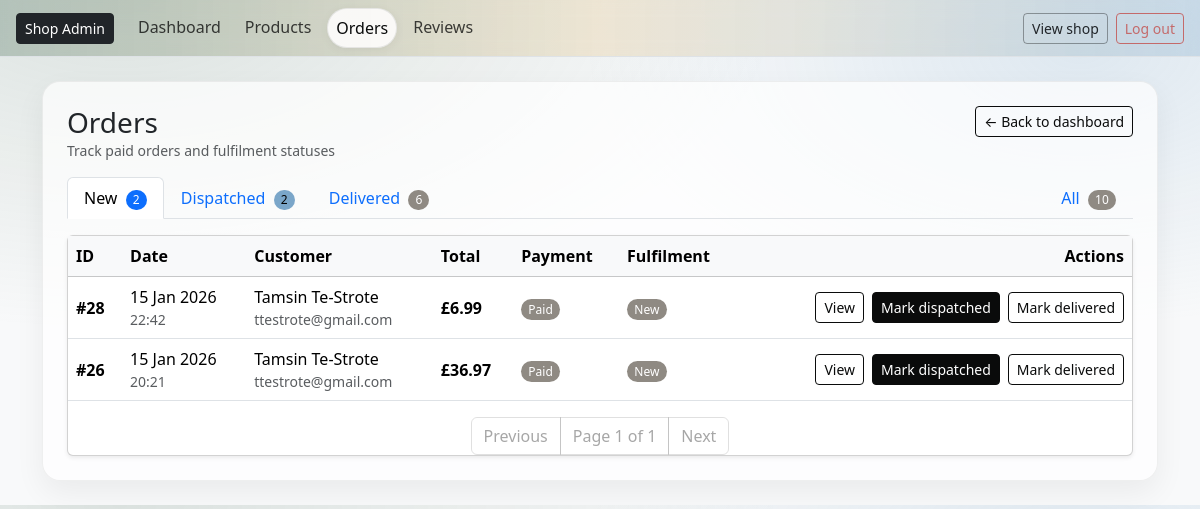
Before: /owner/orders/ (signed in) with the older database file.
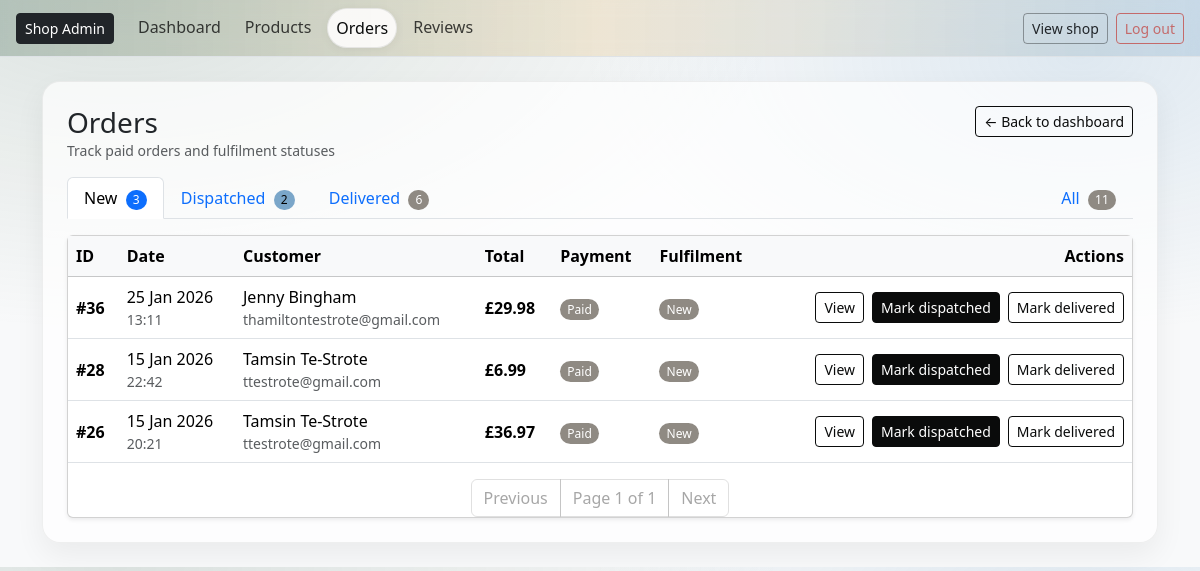
After: the same page with the newer database file.
### checkout/models.py (models this page shows, shortened)
class Order(models.Model):
    PENDING = "PENDING"
    PAID = "PAID"
    FAILED = "FAILED"
    NEW = "NEW"
    DISPATCHED = "DISPATCHED"
    DELIVERED = "DELIVERED"
    CANCELLED = "CANCELLED"
    STATUS_CHOICES = [
        (PENDING, "Pending"),
        (PAID, "Paid"),
        (FAILED, "Failed"),
    ]
    FULFILMENT_CHOICES = [
        (NEW, "New"),
        (DISPATCHED, "Dispatched"),
        (DELIVERED, "Delivered"),
        (CANCELLED, "Cancelled"),
    ]
    user = models.ForeignKey(
        settings.AUTH_USER_MODEL,
        on_delete=models.SET_NULL,
        null=True,
        blank=True,
        related_name="orders",
    )
    full_name = models.CharField(max_length=100, blank=True)
    email = models.EmailField(blank=True)
    address_line1 = models.CharField(max_length=255, blank=True)
    address_line2 = models.CharField(max_length=255, blank=True)
    city = models.CharField(max_length=100, blank=True)
    postcode = models.CharField(max_length=20, blank=True)
    status = models.CharField(
        max_length=10,
        choices=STATUS_CHOICES,
        default=PENDING,
    )
    total = models.DecimalField(max_digits=8, decimal_places=2)
    stripe_session_id = models.CharField(max_length=255, blank=True)
    created_at = models.DateTimeField(auto_now_add=True)
    stock_deducted = models.BooleanField(default=False)
    fulfilment_status = models.CharField(
        max_length=12,
        choices=FULFILMENT_CHOICES,
        default=NEW,
    )
    dispatched_at = models.DateTimeField(null=True, blank=True)
    delivered_at = models.DateTimeField(null=True, blank=True)
    cancelled_at = models.DateTimeField(null=True, blank=True)

### owner/views.py (the view)
# urls.py: path("orders/", views.my_orders, name="my_orders"),
@staff_member_required(login_url="owner:owner_login")
def orders(request):
    tab = request.GET.get("tab", "new")
    base = Order.objects.all().order_by("-created_at")
    if tab == "all":
        qs = base.filter(
            status=Order.PAID,
            fulfilment_status__in=[
                    Order.DELIVERED,
                    Order.DISPATCHED,
                    Order.NEW,],)
    elif tab == "new":
        qs = base.filter(
            status=Order.PAID, fulfilment_status=Order.NEW)
    elif tab == "dispatched":
        qs = base.filter(
            status=Order.PAID, fulfilment_status=Order.DISPATCHED)
    elif tab == "delivered":
        qs = base.filter(
            status=Order.PAID, fulfilment_status=Order.DELIVERED)
    else:
        qs = base
    counts = {
        "all": base.filter(
            status=Order.PAID,
            fulfilment_status__in=[
                Order.DELIVERED, Order.DISPATCHED, Order.NEW,]).count(),
        "new": base.filter(
            status=Order.PAID, fulfilment_status=Order.NEW).count(),
        "dispatched": base.filter(
            status=Order.PAID, fulfilment_status=Order.DISPATCHED).count(),
        "delivered": base.filter(
            status=Order.PAID, fulfilment_status=Order.DELIVERED).count(),
    }
    paginator = Paginator(qs, 10)
    page_number = request.GET.get("page")
    page_obj = paginator.get_page(page_number)
    return render(request, "owner/orders.html", {
        "orders": page_obj,
        "page_obj": page_obj,
        "paginator": paginator,
        "tab": tab,
        "counts": counts,
    })

### cart/context_processors.py (called while the page is built)
def cart_count(request):
    cart = get_or_create_cart(request)
    try:
        count = sum(i.qty for i in cart.items.all())
    except Exception:
        count = 0
    return {"cart_count": count}

### cart/utils.py (called while the page is built)
def get_or_create_cart(request):
    if not request.session.session_key:
        request.session.create()
    request.session.set_expiry(60 * 60 * 24 * 14)
    session_key = request.session.session_key
    if request.user.is_authenticated:
        cart, created = Cart.objects.get_or_create(
            user=request.user,
            defaults={"session_key": session_key},
        )
        if not cart.session_key:
            cart.session_key = session_key
            cart.save(update_fields=["session_key"])
        return cart
    cart, _ = Cart.objects.get_or_create(user=None, session_key=session_key)
    return cart

### owner/templates/owner/orders.html (shortened to what this page needs)
{% extends "owner/base_owner.html" %}
{% load tag_extras %}
{% block content %}
<div class="d-flex justify-content-between align-items-start mb-3">
  <div>
    <h1 class="h3 mb-0">Orders</h1>
    <div class="text-muted small">Track paid orders and fulfilment statuses</div>
  </div>
      <a href="{% url 'owner:owner_dashboard' %}" class="btn btn-sm btn-outline-secondary mb-2">
      ← Back to dashboard
    </a>
</div>
<ul class="nav nav-tabs mb-3">
  <li class="nav-item">
    <a class="nav-link {% if tab == 'new' %}active{% endif %}" href="?tab=new">
      New
      {% if counts.new %}
        <span class="badge text-bg-primary ms-1">{{ counts.new }}</span>
      {% else %}
        <span class="badge text-bg-light border ms-1">0</span>
      {% endif %}
    </a>
  </li>
  <li class="nav-item">
    <a class="nav-link {% if tab == 'dispatched' %}active{% endif %}" href="?tab=dispatched">
      Dispatched
      {% if counts.dispatched %}
        <span class="badge text-bg-info ms-1">{{ counts.dispatched }}</span>
      {% else %}
        <span class="badge text-bg-light border ms-1">0</span>
      {% endif %}
    </a>
  </li>
  <li class="nav-item">
    <a class="nav-link {% if tab == 'delivered' %}active{% endif %}" href="?tab=delivered">
      Delivered
      {% if counts.delivered %}
        <span class="badge text-bg-success ms-1">{{ counts.delivered }}</span>
      {% else %}
        <span class="badge text-bg-light border ms-1">0</span>
      {% endif %}
    </a>
  </li>
  <li class="nav-item ms-auto">
    <a class="nav-link {% if tab == 'all' %}active{% endif %}" href="?tab=all">
      All
      <span class="badge text-bg-secondary ms-1">{{ counts.all }}</span>
    </a>
  </li>
</ul>
<div class="card shadow-sm">
  <div class="table-responsive">
    <table class="table align-middle mb-0">
      <thead class="table-light">
        <tr>
          <th>ID</th>
          <th>Date</th>
          <th>Customer</th>
          <th>Total</th>
          <th>Payment</th>
          <th>Fulfilment</th>
          <th class="text-end">Actions</th>
        </tr>
      </thead>
      <tbody>
        {% for o in orders %}
          <tr>
            <td class="fw-semibold">#{{ o.id }}</td>
            <td>
              {{ o.created_at|date:"d M Y" }}
              <div class="text-muted small">{{ o.created_at|date:"H:i" }}</div>
            </td>
            <td>
              {{ o.full_name|default:o.email|default:"Guest" }}
              {% if o.email %}
                <div class="text-muted small text-truncate" style="max-width: 260px;">{{ o.email }}</div>
              {% endif %}
            </td>
            <td class="fw-semibold">£{{ o.total }}</td>
            <td>
              {% if o.status == "PAID" %}
                <span class="badge text-bg-success">Paid</span>
              {% elif o.status == "PENDING" %}
                <span class="badge text-bg-warning">Pending</span>
              {% else %}
                <span class="badge text-bg-danger">Failed</span>
              {% endif %}
            </td>
            <td>
              {% if o.fulfilment_status == "NEW" %}
                <span class="badge text-bg-secondary">New</span>
              {% elif o.fulfilment_status == "DISPATCHED" %}
                <span class="badge text-bg-info">Dispatched</span>
              {% elif o.fulfilment_status == "DELIVERED" %}
                <span class="badge text-bg-success">Delivered</span>
              {% elif o.fulfilment_status == "CANCELLED" %}
                <span class="badge text-bg-dark">Cancelled</span>
              {% else %}
                <span class="badge text-bg-light border">—</span>
              {% endif %}
            </td>
            <td class="text-end">
              <div class="d-flex flex-wrap justify-content-end align-items-center gap-2">
                <a class="btn btn-sm btn-outline-secondary"
                  href="{% url 'owner:owner_order_detail' o.id %}">
                  View
                </a>
                {% if o.status == "PAID" %}
                  {% if o.fulfilment_status == "NEW" %}
                    <form method="post"
                          action="{% url 'owner:owner_order_set_fulfilment' o.id 'DISPATCHED' %}">
                      <button class="btn btn-sm btn-mm text-nowrap" type="submit">
                        Mark dispatched
                      </button>
                    </form>
                  {% endif %}
                  {% if o.fulfilment_status != "DELIVERED" and o.fulfilment_status != "CANCELLED" %}
                    <form method="post"
                          action="{% url 'owner:owner_order_set_fulfilment' o.id 'DELIVERED' %}">
                      <button class="btn btn-sm btn-mm-outline text-nowrap" type="submit">
                        Mark delivered
                      </button>
                    </form>
                  {% endif %}
                {% endif %}
              </div>
            </td>
          </tr>
        {% endfor %}
      </tbody>
    </table>
    <nav class="mt-3">
      <ul class="pagination justify-content-center mb-0">
        {% if page_obj.has_previous %}
          <li class="page-item">
            <a class="page-link"
              href="?{% querystring request.GET 'page' page_obj.previous_page_number %}">
              Previous
            </a>
          </li>
        {% else %}
          <li class="page-item disabled"><span class="page-link">Previous</span></li>
        {% endif %}
        <li class="page-item disabled">
          <span class="page-link">Page {{ page_obj.number }} of {{ page_obj.paginator.num_pages }}</span>
        </li>
        {% if page_obj.has_next %}
          <li class="page-item">
            <a class="page-link"
              href="?{% querystring request.GET 'page' page_obj.next_page_number %}">
              Next
            </a>
          </li>
        {% else %}
          <li class="page-item disabled"><span class="page-link">Next</span></li>
        {% endif %}
      </ul>
    </nav>
  </div>
</div>
{% endblock content %}

### owner/templates/owner/base_owner.html (shortened to what this page needs)
{% load static %}
<!doctype html>
<html lang="en">
<head>
  <link href="https://cdn.jsdelivr.net/npm/bootstrap@5.3.3/dist/css/bootstrap.min.css" rel="stylesheet">
  <link rel="stylesheet" href="{% static 'css/base-admin.css' %}">
</head>
<body class="bb-admin">
  <nav class="navbar navbar-expand-lg bb-admin-nav border-bottom sticky-top">
    <div class="container-fluid px-3">
      {% if request.user.is_authenticated and request.user.is_staff %}
      <a href="{% url 'owner:owner_dashboard' %}" class="btn btn-sm btn-dark me-3">
        Shop Admin
      </a>
    {% else %}
      <a href="{% url 'owner:owner_login' %}?next={% url 'owner:owner_dashboard' %}"
        class="btn btn-sm btn-dark admin-login-btn">
        Shop Admin
      </a>
    {% endif %}
      <div class="collapse navbar-collapse" id="ownerNav">
        {% if request.user.is_authenticated and request.user.is_staff %}
          {% with current=request.resolver_match.url_name %}
          <ul class="navbar-nav me-auto gap-2 mt-3 mt-lg-0">
            <li class="nav-item">
              <a class="nav-link {% if current == 'owner_dashboard' %}active{% endif %}"
                 href="{% url 'owner:owner_dashboard' %}">
                Dashboard
              </a>
            </li>
            <li class="nav-item">
              <a class="nav-link {% if current in 'owner_products owner_product_create owner_product_edit owner_product_images' %}active{% endif %}"
                 href="{% url 'owner:owner_products' %}">
                Products
              </a>
            </li>
            <li class="nav-item">
              <a class="nav-link {% if current in 'owner_orders owner_order_detail' %}active{% endif %}"
                 href="{% url 'owner:owner_orders' %}">
                Orders
              </a>
            </li>
            <li class="nav-item">
              <a class="nav-link {% if current in 'owner_reviews owner_review_detail' %}active{% endif %}"
                href="{% url 'owner:owner_reviews' %}">
                Reviews
              </a>
            </li>
          </ul>
          <div class="d-flex gap-2 mt-3 mt-lg-0">
            <a class="btn btn-sm btn-outline-dark"
               href="{% url 'catalog:home' %}">
              View shop
            </a>
            <a class="btn btn-sm btn-outline-danger"
               href="{% url 'owner:logout' %}?next=/owner/login/">
              Log out
            </a>
          </div>
          {% endwith %}
        {% endif %}
      </div>
    </div>
  </nav>
  <main class="container py-4">
    <div class="bb-admin-shell p-3 p-md-4">
      {% block content %}{% endblock content %}
    </div>
  </main>
</body>
</html>

### static/css/base-admin.css (style rules this page uses)
:root { --bb-primary: #0a0b0b; --bb-secondary: #8f8a83; --bb-success: #8f8a83; --bb-warning: #e3b35a; --bb-danger: #c46a6a; --bb-info: #7aa6c9; --bb-bg-soft: rgba(255, 255, 255, .85); --bb-border-soft: rgba(0, 0, 0, .08); --bb-shadow-soft: 0 12px 30px rgba(0, 0, 0, .06); --bb-primary: #0a0b0b; --bb-primary-dark: #0a0b0b; --bb-cream: #f6f4f0; --bb-text: #333333; }
body.bb-admin { background: radial-gradient(1200px 600px at 10% 0%, rgba(95, 127, 107, .18), transparent 55%), radial-gradient(900px 500px at 90% 10%, rgba(122, 166, 201, .20), transparent 55%), #f8f9fa; }
.bb-admin-nav { background: linear-gradient( 90deg, rgba(95, 127, 107, .35), rgba(227, 179, 90, .20), rgba(122, 166, 201, .28) ); backdrop-filter: blur(10px); }
.bb-admin-nav .nav-link { border-radius: 999px; padding: .45rem .85rem; color: rgba(0, 0, 0, .74); transition: background-color .15s ease, box-shadow .15s ease, border-color .15s ease, color .15s ease; }
.bb-admin-nav .nav-link.active { background: var(--bb-bg-soft); border: 1px solid var(--bb-border-soft); color: var(--bb-primary); box-shadow: 0 2px 10px rgba(0, 0, 0, .06); }
.bb-admin-shell { background: rgba(255, 255, 255, .70); border: 1px solid rgba(0, 0, 0, .06); border-radius: 18px; box-shadow: var(--bb-shadow-soft); }
.btn-mm { background: var(--bb-primary); border-color: var(--bb-primary); color: #fff; }
.btn-mm-outline { border-color: var(--bb-primary); color: var(--bb-primary); background: transparent; }
.btn-outline-secondary { background: var(--aa-primary); border-color: var(--aa-primary); color: var(--bb-primary); }
.btn-outline-danger { border-color: var(--bb-danger); color: var(--bb-danger); }
.btn-outline-dark { border-color: rgba(0, 0, 0, .35); }
.badge { border-radius: 999px; font-weight: 500; padding: .35em .6em; }
.text-bg-success { background-color: var(--bb-success) !important; }
.text-bg-info { background-color: var(--bb-info) !important; }
.text-bg-secondary { background-color: var(--bb-secondary) !important; }
.pagination .page-link { color: var(--bb-primary); border-color: rgba(0,0,0,.12); }
.pagination .page-item.disabled .page-link { color: rgba(0,0,0,.35); background-color: transparent; }

Changed rows visible on the page:
added Order: id "36", created_at "25 Jan 2026", created_at "13:11", full_name "Jenny Bingham", email "thamiltontestrote@gmail.com", total "29.98", status "Paid", fulfilment_status "New"
Other visible differences:
{{ counts.new }}: "2" → "3"
{{ counts.all }}: "10" → "11"
